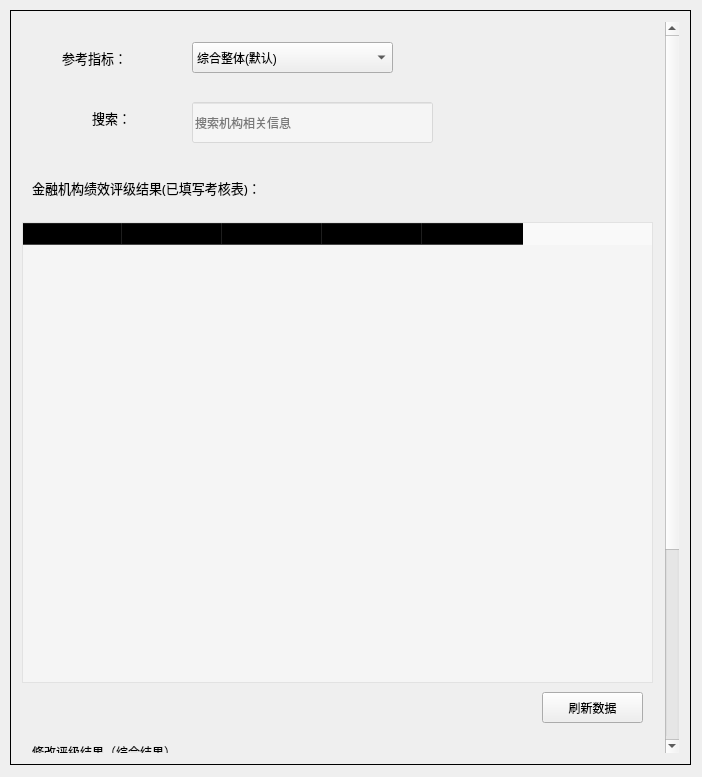
<?xml version="1.0" encoding="UTF-8"?>
<ui version="4.0">
 <class>HelpMeDecision</class>
 <widget class="QWidget" name="HelpMeDecision">
  <property name="geometry">
   <rect>
    <x>0</x>
    <y>0</y>
    <width>702</width>
    <height>777</height>
   </rect>
  </property>
  <property name="windowTitle">
   <string>HelpMeDecision</string>
  </property>
  <widget class="QStackedWidget" name="stackedWidget">
   <property name="geometry">
    <rect>
     <x>10</x>
     <y>10</y>
     <width>681</width>
     <height>755</height>
    </rect>
   </property>
   <property name="frameShape">
    <enum>QFrame::Box</enum>
   </property>
   <property name="currentIndex">
    <number>1</number>
   </property>
   <widget class="QWidget" name="page_wait">
    <widget class="QLabel" name="label_3">
     <property name="geometry">
      <rect>
       <x>130</x>
       <y>120</y>
       <width>361</width>
       <height>381</height>
      </rect>
     </property>
     <property name="font">
      <font>
       <pointsize>23</pointsize>
      </font>
     </property>
     <property name="text">
      <string>正在分析.......

(该分析结果由系统
自动判定，仅供参考)</string>
     </property>
    </widget>
   </widget>
   <widget class="QWidget" name="page_main">
    <layout class="QGridLayout" name="gridLayout_2">
     <item row="0" column="0">
      <widget class="QScrollArea" name="scrollArea">
       <property name="frameShape">
        <enum>QFrame::NoFrame</enum>
       </property>
       <property name="widgetResizable">
        <bool>true</bool>
       </property>
       <widget class="QWidget" name="scrollAreaWidgetContents">
        <property name="geometry">
         <rect>
          <x>0</x>
          <y>0</y>
          <width>636</width>
          <height>1000</height>
         </rect>
        </property>
        <property name="minimumSize">
         <size>
          <width>0</width>
          <height>1000</height>
         </size>
        </property>
        <widget class="QLabel" name="label">
         <property name="geometry">
          <rect>
           <x>40</x>
           <y>20</y>
           <width>81</width>
           <height>31</height>
          </rect>
         </property>
         <property name="font">
          <font>
           <family>微软雅黑</family>
           <pointsize>10</pointsize>
          </font>
         </property>
         <property name="text">
          <string>参考指标：</string>
         </property>
        </widget>
        <widget class="QComboBox" name="comboBox_reference">
         <property name="geometry">
          <rect>
           <x>170</x>
           <y>20</y>
           <width>201</width>
           <height>31</height>
          </rect>
         </property>
         <item>
          <property name="text">
           <string>综合整体(默认)</string>
          </property>
         </item>
         <item>
          <property name="text">
           <string>投诉率</string>
          </property>
         </item>
         <item>
          <property name="text">
           <string>手续规范率</string>
          </property>
         </item>
         <item>
          <property name="text">
           <string>发放贷款效率</string>
          </property>
         </item>
         <item>
          <property name="text">
           <string>归集出错率</string>
          </property>
         </item>
         <item>
          <property name="text">
           <string>贷款出错率</string>
          </property>
         </item>
         <item>
          <property name="text">
           <string>归集资金到账率</string>
          </property>
         </item>
         <item>
          <property name="text">
           <string>贷款资金到账率</string>
          </property>
         </item>
         <item>
          <property name="text">
           <string>网络缴存出错率</string>
          </property>
         </item>
         <item>
          <property name="text">
           <string>网络提取出错率</string>
          </property>
         </item>
         <item>
          <property name="text">
           <string>网络贷款出错率</string>
          </property>
         </item>
         <item>
          <property name="text">
           <string>网络还款出错率</string>
          </property>
         </item>
         <item>
          <property name="text">
           <string>网络逾期出错率</string>
          </property>
         </item>
         <item>
          <property name="text">
           <string>网络负时效概率</string>
          </property>
         </item>
        </widget>
        <widget class="QTableWidget" name="tableWidget">
         <property name="geometry">
          <rect>
           <x>0</x>
           <y>200</y>
           <width>631</width>
           <height>461</height>
          </rect>
         </property>
         <property name="styleSheet">
          <string notr="true">background-color: rgba(255, 255, 255, 100);</string>
         </property>
         <column>
          <property name="text">
           <string>机构编号</string>
          </property>
         </column>
         <column>
          <property name="text">
           <string>机构名称</string>
          </property>
         </column>
         <column>
          <property name="text">
           <string>评级结果</string>
          </property>
         </column>
         <column>
          <property name="text">
           <string>时间</string>
          </property>
         </column>
         <column>
          <property name="text">
           <string>考核周期</string>
          </property>
         </column>
        </widget>
        <widget class="QLabel" name="label_2">
         <property name="geometry">
          <rect>
           <x>10</x>
           <y>150</y>
           <width>311</width>
           <height>31</height>
          </rect>
         </property>
         <property name="font">
          <font>
           <family>微软雅黑</family>
           <pointsize>10</pointsize>
          </font>
         </property>
         <property name="text">
          <string>金融机构绩效评级结果(已填写考核表)：</string>
         </property>
        </widget>
        <widget class="QPushButton" name="pushButton_fresh">
         <property name="geometry">
          <rect>
           <x>520</x>
           <y>670</y>
           <width>101</width>
           <height>31</height>
          </rect>
         </property>
         <property name="text">
          <string>刷新数据</string>
         </property>
        </widget>
        <widget class="QLabel" name="label_4">
         <property name="geometry">
          <rect>
           <x>70</x>
           <y>80</y>
           <width>41</width>
           <height>31</height>
          </rect>
         </property>
         <property name="font">
          <font>
           <family>微软雅黑</family>
           <pointsize>10</pointsize>
          </font>
         </property>
         <property name="text">
          <string>搜索：</string>
         </property>
        </widget>
        <widget class="QLineEdit" name="lineEdit_search">
         <property name="geometry">
          <rect>
           <x>170</x>
           <y>80</y>
           <width>241</width>
           <height>41</height>
          </rect>
         </property>
         <property name="styleSheet">
          <string notr="true">background-color: rgba(255, 255, 255, 100);</string>
         </property>
         <property name="text">
          <string/>
         </property>
         <property name="placeholderText">
          <string>搜索机构相关信息</string>
         </property>
        </widget>
        <widget class="QGroupBox" name="groupBox">
         <property name="geometry">
          <rect>
           <x>10</x>
           <y>720</y>
           <width>611</width>
           <height>141</height>
          </rect>
         </property>
         <property name="title">
          <string>修改评级结果（综合结果）</string>
         </property>
         <widget class="QLabel" name="label_5">
          <property name="geometry">
           <rect>
            <x>30</x>
            <y>40</y>
            <width>91</width>
            <height>16</height>
           </rect>
          </property>
          <property name="font">
           <font>
            <family>微软雅黑</family>
           </font>
          </property>
          <property name="text">
           <string>机构编号：</string>
          </property>
          <property name="alignment">
           <set>Qt::AlignCenter</set>
          </property>
         </widget>
         <widget class="QLineEdit" name="lineEdit_id">
          <property name="geometry">
           <rect>
            <x>120</x>
            <y>30</y>
            <width>121</width>
            <height>31</height>
           </rect>
          </property>
          <property name="font">
           <font>
            <family>微软雅黑</family>
           </font>
          </property>
          <property name="styleSheet">
           <string notr="true">background-color: rgba(255, 255, 255, 100);</string>
          </property>
          <property name="text">
           <string/>
          </property>
         </widget>
         <widget class="QLabel" name="label_6">
          <property name="geometry">
           <rect>
            <x>300</x>
            <y>40</y>
            <width>71</width>
            <height>16</height>
           </rect>
          </property>
          <property name="font">
           <font>
            <family>微软雅黑</family>
           </font>
          </property>
          <property name="text">
           <string>评级结果：</string>
          </property>
          <property name="alignment">
           <set>Qt::AlignCenter</set>
          </property>
         </widget>
         <widget class="QComboBox" name="comboBox_levelAlter">
          <property name="geometry">
           <rect>
            <x>400</x>
            <y>30</y>
            <width>61</width>
            <height>31</height>
           </rect>
          </property>
          <property name="font">
           <font>
            <family>微软雅黑</family>
           </font>
          </property>
          <item>
           <property name="text">
            <string>A</string>
           </property>
          </item>
          <item>
           <property name="text">
            <string>B</string>
           </property>
          </item>
          <item>
           <property name="text">
            <string>C</string>
           </property>
          </item>
          <item>
           <property name="text">
            <string>D</string>
           </property>
          </item>
         </widget>
         <widget class="QPushButton" name="pushButton_alter">
          <property name="geometry">
           <rect>
            <x>240</x>
            <y>90</y>
            <width>101</width>
            <height>31</height>
           </rect>
          </property>
          <property name="text">
           <string>修改</string>
          </property>
         </widget>
        </widget>
        <widget class="QPushButton" name="pushButton_commit">
         <property name="geometry">
          <rect>
           <x>190</x>
           <y>890</y>
           <width>211</width>
           <height>41</height>
          </rect>
         </property>
         <property name="text">
          <string>采用此决策评级结果并公布</string>
         </property>
        </widget>
       </widget>
      </widget>
     </item>
    </layout>
   </widget>
  </widget>
 </widget>
 <layoutdefault spacing="6" margin="11"/>
 <resources/>
 <connections/>
</ui>
